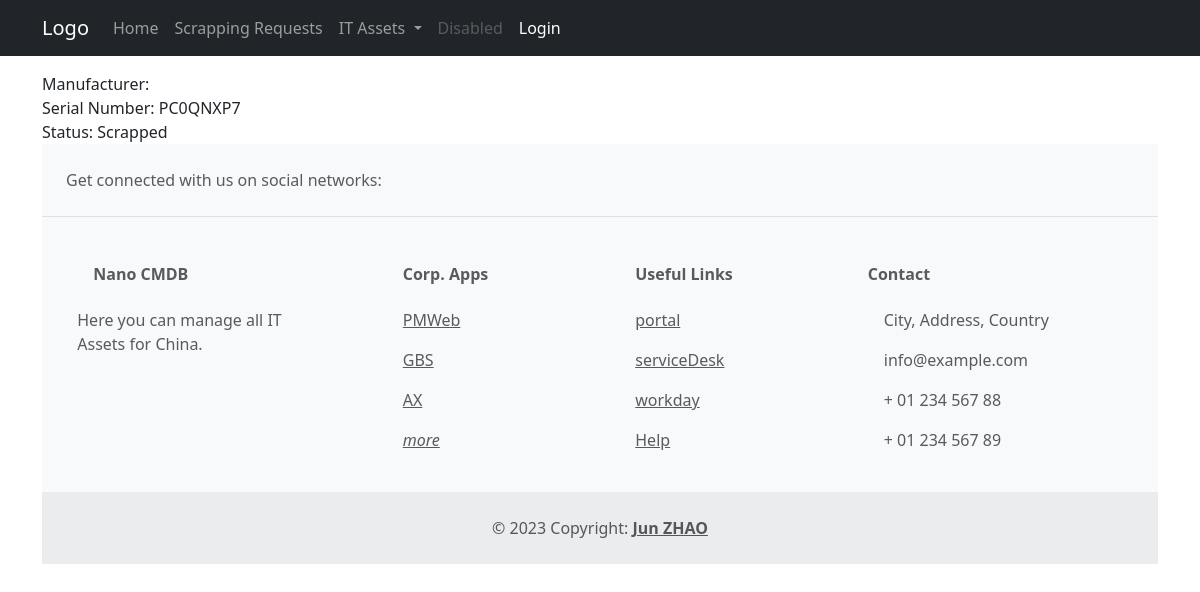
Page /nanoassets/instance/PC0QNXP7/ on the earlier database version.
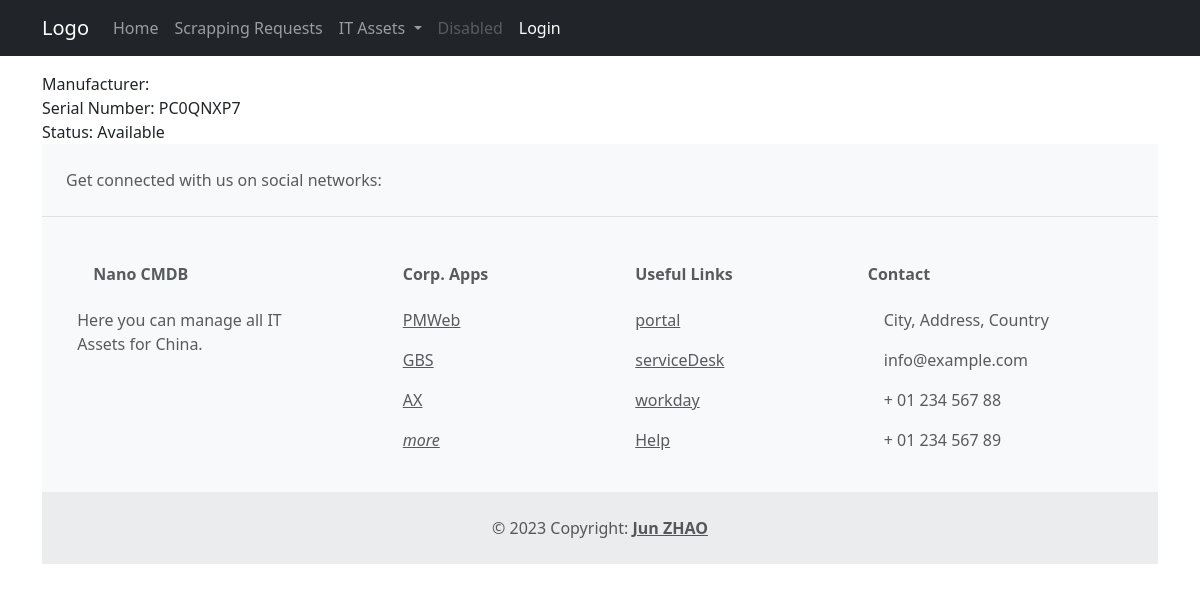
Same page on the later database version.
### nanoassets/models.py (models this page shows, shortened)
class Instance(models.Model):
    serial_number = models.CharField(
        primary_key=True, max_length=20, help_text='enter serial #')
    model_type = models.ForeignKey("nanoassets.ModelType", verbose_name=_(
        "Model / Type"), on_delete=models.SET_NULL, null=True, blank=True)
    owner = models.ForeignKey(User, verbose_name=_(
        "Owner"), on_delete=models.SET_NULL, null=True, blank=True)
    INSTANCE_STATUS = (
        ('A', 'Available'),
        ('U', 'in Use'),
        ('R', 'in Repair'),
        ('S', 'Scrapped')
    )
    status = models.CharField(max_length=15, choices=INSTANCE_STATUS,
                              default='Available', help_text='Asset availability')
    eol_date = models.DateField(null=True, blank=True)
    scrap_request = models.ForeignKey("nanoassets.ScrapRequest", verbose_name=_(
        "Scrap Request"), on_delete=models.SET_NULL, null=True, blank=True)
    class Meta:
        ordering = ['model_type', 'eol_date',]

### nanoassets/views.py (the view)
# urls.py: path('instance/<pk>/', views.InstanceDetailView.as_view(),
class InstanceDetailView(generic.DetailView):
    model = Instance

### templatetags/auth_extras.py (called while the page is built)
@register.filter(name='has_group')
def has_group(user, group_name):
    try:
        group = Group.objects.get(name=group_name)
        return True if group in user.groups.all() else False
    except:
        return False

### nanoassets/templates/nanoassets/instance_detail.html
{% extends 'base.html' %}
{% block page_content %}
    <div>Manufacturer: {{ instance.manufacturer }}</div>
    <div>Serial Number: {{ instance.serial_number }}</div>
    <div>Status: {{ instance.get_status_display }}</div>
{% endblock page_content %}

Differences in the rows shown:
changed Instance "PC0QNXP7": status "Scrapped" → "Available"
